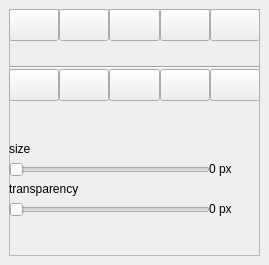
<?xml version="1.0" encoding="UTF-8"?>
<ui version="4.0">
 <class>DockWidget</class>
 <widget class="QDockWidget" name="DockWidget">
  <property name="geometry">
   <rect>
    <x>0</x>
    <y>0</y>
    <width>269</width>
    <height>265</height>
   </rect>
  </property>
  <property name="windowTitle">
   <string>DockWidget</string>
  </property>
  <widget class="QWidget" name="dockWidgetContents">
   <layout class="QGridLayout" name="gridLayout">
    <item row="0" column="0">
     <widget class="QFrame" name="frame">
      <property name="frameShape">
       <enum>QFrame::Shape::StyledPanel</enum>
      </property>
      <property name="frameShadow">
       <enum>QFrame::Shadow::Raised</enum>
      </property>
      <widget class="QSlider" name="horizontalSlider">
       <property name="geometry">
        <rect>
         <x>0</x>
         <y>150</y>
         <width>201</width>
         <height>22</height>
        </rect>
       </property>
       <property name="orientation">
        <enum>Qt::Orientation::Horizontal</enum>
       </property>
      </widget>
      <widget class="QSlider" name="horizontalSlider_2">
       <property name="geometry">
        <rect>
         <x>0</x>
         <y>190</y>
         <width>201</width>
         <height>22</height>
        </rect>
       </property>
       <property name="orientation">
        <enum>Qt::Orientation::Horizontal</enum>
       </property>
      </widget>
      <widget class="QLabel" name="label">
       <property name="geometry">
        <rect>
         <x>0</x>
         <y>130</y>
         <width>56</width>
         <height>19</height>
        </rect>
       </property>
       <property name="text">
        <string>size</string>
       </property>
      </widget>
      <widget class="QLabel" name="label_2">
       <property name="geometry">
        <rect>
         <x>0</x>
         <y>170</y>
         <width>91</width>
         <height>19</height>
        </rect>
       </property>
       <property name="text">
        <string>transparency</string>
       </property>
      </widget>
      <widget class="QLabel" name="label_3">
       <property name="geometry">
        <rect>
         <x>200</x>
         <y>150</y>
         <width>41</width>
         <height>20</height>
        </rect>
       </property>
       <property name="text">
        <string>0 px</string>
       </property>
      </widget>
      <widget class="QLabel" name="label_4">
       <property name="geometry">
        <rect>
         <x>200</x>
         <y>190</y>
         <width>41</width>
         <height>20</height>
        </rect>
       </property>
       <property name="text">
        <string>0 px</string>
       </property>
      </widget>
      <widget class="QSplitter" name="splitter">
       <property name="geometry">
        <rect>
         <x>0</x>
         <y>0</y>
         <width>251</width>
         <height>32</height>
        </rect>
       </property>
       <property name="orientation">
        <enum>Qt::Orientation::Horizontal</enum>
       </property>
       <property name="handleWidth">
        <number>0</number>
       </property>
       <widget class="QPushButton" name="pushButton_30">
        <property name="text">
         <string/>
        </property>
        <property name="icon">
         <iconset>
          <normaloff>icons/attribution-pencil.svg</normaloff>icons/attribution-pencil.svg</iconset>
        </property>
        <property name="iconSize">
         <size>
          <width>24</width>
          <height>24</height>
         </size>
        </property>
       </widget>
       <widget class="QPushButton" name="pushButton_21">
        <property name="text">
         <string/>
        </property>
        <property name="icon">
         <iconset>
          <normaloff>icons/circle.svg</normaloff>icons/circle.svg</iconset>
        </property>
        <property name="iconSize">
         <size>
          <width>24</width>
          <height>24</height>
         </size>
        </property>
       </widget>
       <widget class="QPushButton" name="pushButton_27">
        <property name="text">
         <string/>
        </property>
        <property name="icon">
         <iconset>
          <normaloff>icons/stop.svg</normaloff>icons/stop.svg</iconset>
        </property>
        <property name="iconSize">
         <size>
          <width>24</width>
          <height>24</height>
         </size>
        </property>
       </widget>
       <widget class="QPushButton" name="colour_2">
        <property name="text">
         <string/>
        </property>
        <property name="icon">
         <iconset>
          <normaloff>icons/algorithm.svg</normaloff>icons/algorithm.svg</iconset>
        </property>
        <property name="iconSize">
         <size>
          <width>24</width>
          <height>24</height>
         </size>
        </property>
       </widget>
       <widget class="QPushButton" name="colour_3">
        <property name="text">
         <string/>
        </property>
        <property name="icon">
         <iconset>
          <normaloff>icons/palette.svg</normaloff>icons/palette.svg</iconset>
        </property>
        <property name="iconSize">
         <size>
          <width>24</width>
          <height>24</height>
         </size>
        </property>
       </widget>
      </widget>
      <widget class="Line" name="line">
       <property name="geometry">
        <rect>
         <x>0</x>
         <y>50</y>
         <width>251</width>
         <height>16</height>
        </rect>
       </property>
       <property name="orientation">
        <enum>Qt::Orientation::Horizontal</enum>
       </property>
      </widget>
      <widget class="QSplitter" name="splitter_2">
       <property name="geometry">
        <rect>
         <x>0</x>
         <y>60</y>
         <width>251</width>
         <height>32</height>
        </rect>
       </property>
       <property name="orientation">
        <enum>Qt::Orientation::Horizontal</enum>
       </property>
       <property name="handleWidth">
        <number>0</number>
       </property>
       <widget class="QPushButton" name="eraser">
        <property name="text">
         <string/>
        </property>
        <property name="icon">
         <iconset>
          <normaloff>icons/eraser.svg</normaloff>icons/eraser.svg</iconset>
        </property>
        <property name="iconSize">
         <size>
          <width>24</width>
          <height>24</height>
         </size>
        </property>
       </widget>
       <widget class="QPushButton" name="fill">
        <property name="text">
         <string/>
        </property>
        <property name="icon">
         <iconset>
          <normaloff>icons/fill.svg</normaloff>icons/fill.svg</iconset>
        </property>
        <property name="iconSize">
         <size>
          <width>24</width>
          <height>24</height>
         </size>
        </property>
       </widget>
       <widget class="QPushButton" name="tap">
        <property name="text">
         <string/>
        </property>
        <property name="icon">
         <iconset>
          <normaloff>icons/tap.svg</normaloff>icons/tap.svg</iconset>
        </property>
        <property name="iconSize">
         <size>
          <width>24</width>
          <height>24</height>
         </size>
        </property>
       </widget>
       <widget class="QPushButton" name="colour_5">
        <property name="text">
         <string/>
        </property>
        <property name="icon">
         <iconset>
          <normaloff>icons/palette.svg</normaloff>icons/palette.svg</iconset>
        </property>
        <property name="iconSize">
         <size>
          <width>24</width>
          <height>24</height>
         </size>
        </property>
       </widget>
       <widget class="QPushButton" name="colour_7">
        <property name="text">
         <string/>
        </property>
        <property name="icon">
         <iconset>
          <normaloff>icons/palette.svg</normaloff>icons/palette.svg</iconset>
        </property>
        <property name="iconSize">
         <size>
          <width>24</width>
          <height>24</height>
         </size>
        </property>
       </widget>
      </widget>
     </widget>
    </item>
   </layout>
  </widget>
 </widget>
 <resources/>
 <connections/>
</ui>
